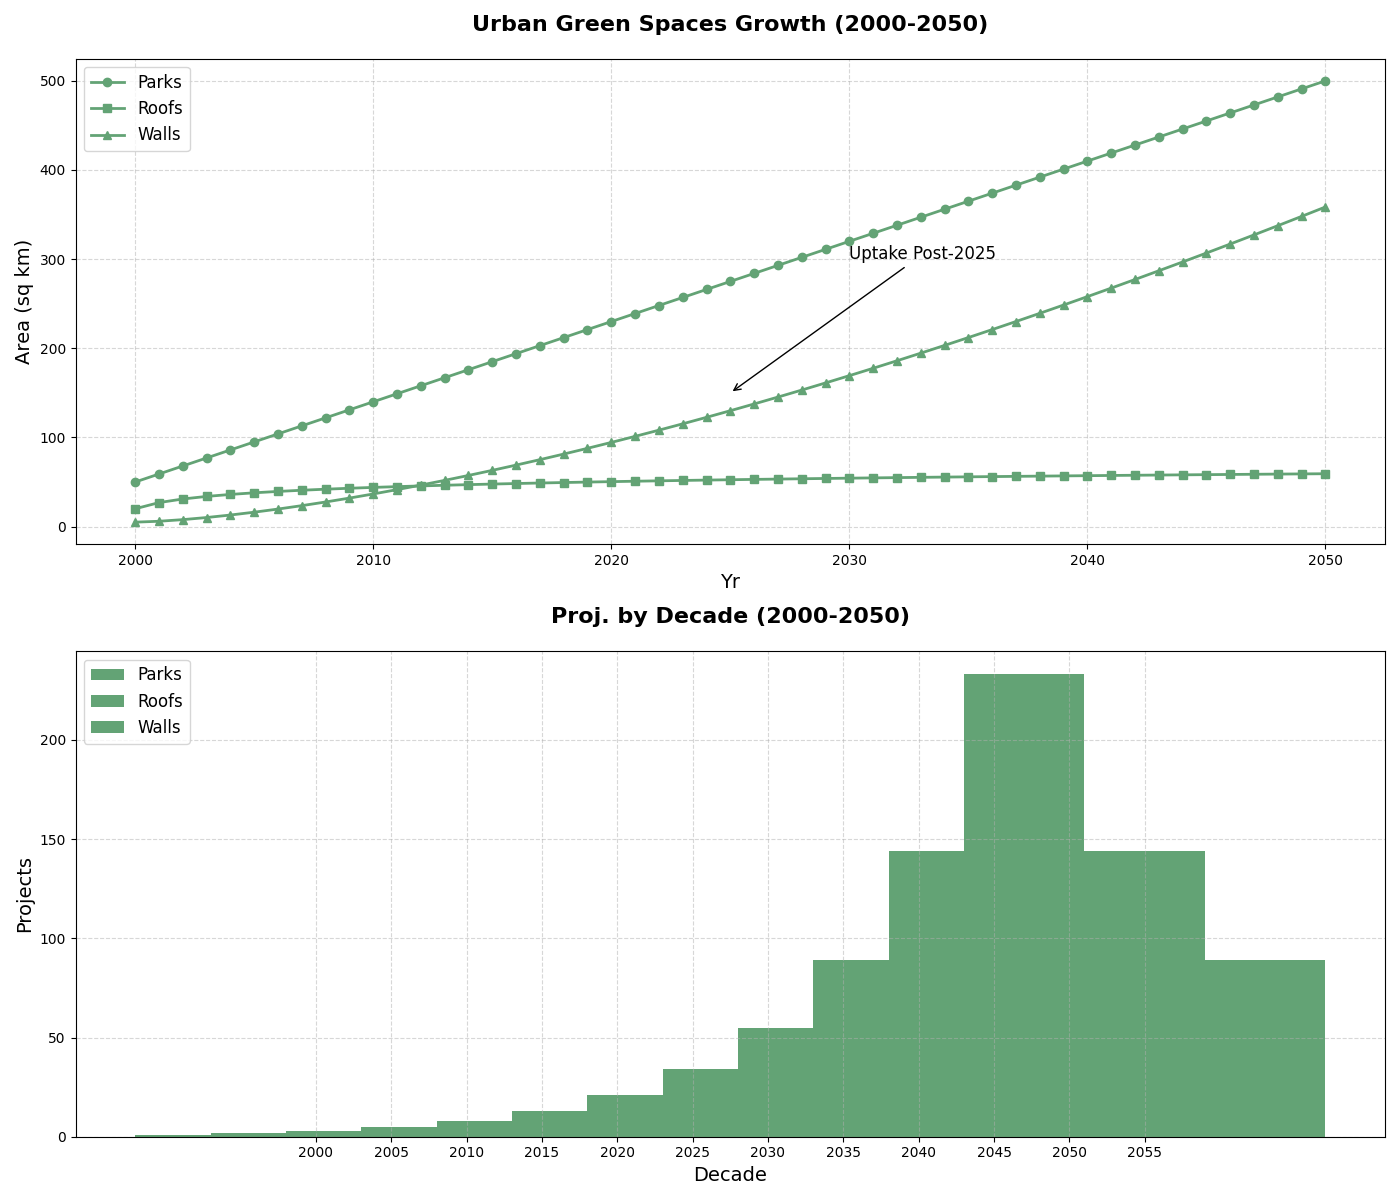

Write Python code to recreate this figure.
import matplotlib.pyplot as plt
import numpy as np

years = np.arange(2000, 2051)

urban_parks = np.linspace(50, 500, len(years))
roof_gardens = 20 + 10 * np.log1p(years - 2000)
green_walls = 5 + (years - 2000) ** 1.5

fig, (ax1, ax2) = plt.subplots(2, 1, figsize=(14, 12))

ax1.plot(years, urban_parks, label='Parks', color='#63A375', linewidth=2, marker='o')
ax1.plot(years, roof_gardens, label='Roofs', color='#63A375', linewidth=2, marker='s')
ax1.plot(years, green_walls, label='Walls', color='#63A375', linewidth=2, marker='^')

ax1.set_title('Urban Green Spaces Growth (2000-2050)', fontsize=16, fontweight='bold', pad=20)
ax1.set_xlabel('Yr', fontsize=14)
ax1.set_ylabel('Area (sq km)', fontsize=14)
ax1.legend(loc='upper left', fontsize=12)
ax1.grid(True, linestyle='--', alpha=0.5)

ax1.annotate('Uptake Post-2025', xy=(2025, 150), xytext=(2030, 300),
             arrowprops=dict(facecolor='black', arrowstyle='->'), fontsize=12)

expansion_projects_urban_parks = [1, 2, 3, 5, 8, 13, 21, 34, 55, 89, 144, 233]
expansion_projects_roof_gardens = [1, 1, 2, 3, 5, 8, 13, 21, 34, 55, 89, 144]
expansion_projects_green_walls = [1, 1, 1, 2, 3, 5, 8, 13, 21, 34, 55, 89]

decades = np.arange(2000, 2060, 5)

width = 8
ax2.bar(decades - width, expansion_projects_urban_parks, width, label='Parks', color='#63A375')
ax2.bar(decades, expansion_projects_roof_gardens, width, label='Roofs', color='#63A375')
ax2.bar(decades + width, expansion_projects_green_walls, width, label='Walls', color='#63A375')

ax2.set_title('Proj. by Decade (2000-2050)', fontsize=16, fontweight='bold', pad=20)
ax2.set_xlabel('Decade', fontsize=14)
ax2.set_ylabel('Projects', fontsize=14)
ax2.set_xticks(decades)
ax2.legend(loc='upper left', fontsize=12)
ax2.grid(True, linestyle='--', alpha=0.5)

plt.tight_layout()
plt.show()
